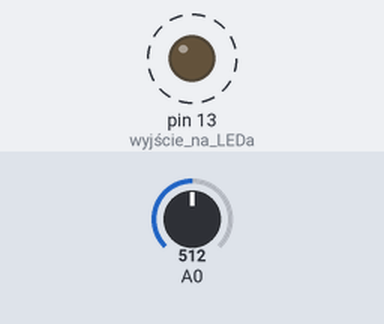
Bench run of a sketch on a simulated Arduino Uno, built with avr-gcc and run on an emulated ATmega328P. Shown: output pins drawn as LEDs (lit = HIGH). Dashed ring = blinking. The inputs (shaded band) are chosen by the test bench; at power-on: A0 = 512.

Above: at 1.8 s.
1.9 s: A0 set to 0
At 2.8 s:
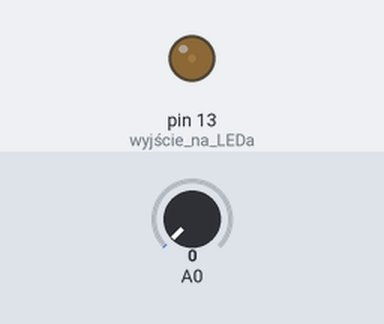
3.6 s: A0 set to 122
At 3.9 s:
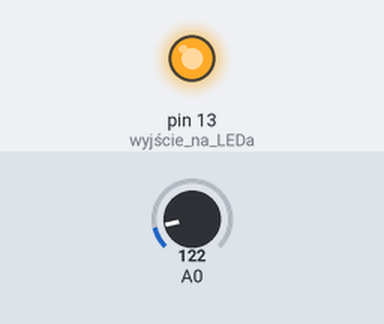
Timing chart, 0 to 13.1 s (numbered marks = the images above; inputs shaded):
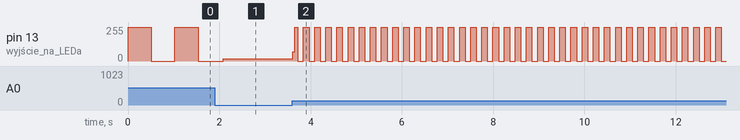

Measured:
- after the input at 3.6 s, pin 13 (wyjście_na_LEDa): 16/255 → 68/255 at once, then moves between 0/255 and 255/255, repeating every 0.24 s
- by itself, pin 13 (wyjście_na_LEDa): alternates 255/255 for 0.51 s and 0/255 for 0.51 s

The sketch:

zadanie1.ino
```cpp
// Zadanie 1
// Przy pomocy potencjometru zmieniamy częstotliwość migania LEDa

int czas;               // czas migania

void setup(){
pinMode(13, OUTPUT);    // wyjście na LEDa
}

void loop(){
czas = analogRead(0);     // odczytujemy wartości z potencjometru podłączonego do wejścia A0 i zapisujemy do zmiennej
digitalWrite(13, HIGH);   // miganie
delay(czas);
digitalWrite(13, LOW);
delay(czas);
}
```
